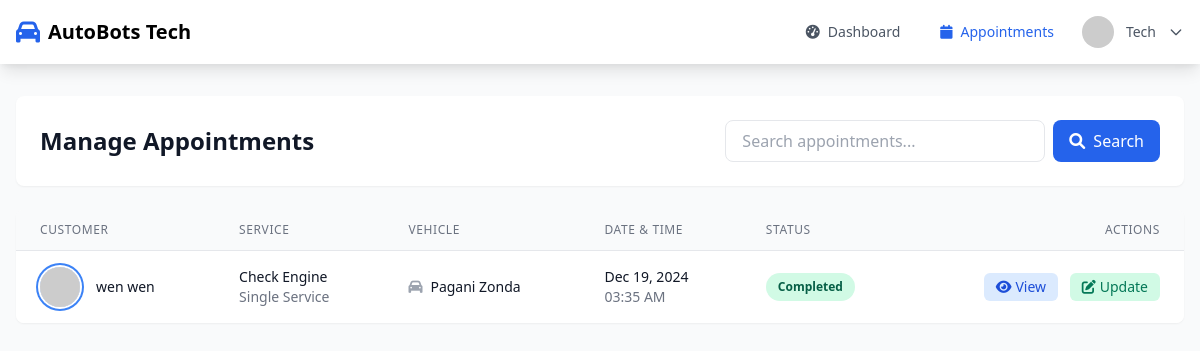
The app's page /technician_manage_appointments.php (signed in) with its own data.
### tables this page shows
CREATE TABLE `users` (
  `user_id` int(11) NOT NULL,
  `role` enum('admin','technician','customer') NOT NULL,
  `first_name` varchar(50) NOT NULL,
  `last_name` varchar(50) NOT NULL,
  `email` varchar(100) NOT NULL,
  `password` varchar(255) NOT NULL,
  `phone_number` varchar(15) NOT NULL,
  `created_at` timestamp NOT NULL DEFAULT current_timestamp(),
  `updated_at` timestamp NOT NULL DEFAULT current_timestamp() ON UPDATE current_timestamp(),
  `loyalty_points` int(11) DEFAULT 0,
  `notification_preferences` longtext DEFAULT NULL CHECK (json_valid(`notification_preferences`))
);

CREATE TABLE `appointments` (
  `appointment_id` int(11) NOT NULL,
  `user_id` int(11) NOT NULL,
  `vehicle_id` int(11) NOT NULL,
  `service_id` int(11) DEFAULT NULL,
  `technician_id` int(11) DEFAULT NULL,
  `appointment_date` datetime NOT NULL,
  `status` enum('pending','confirmed','in-progress','completed','cancelled') DEFAULT 'pending',
  `notes` text DEFAULT NULL,
  `created_at` timestamp NOT NULL DEFAULT current_timestamp(),
  `updated_at` timestamp NOT NULL DEFAULT current_timestamp() ON UPDATE current_timestamp(),
  `package_id` int(11) DEFAULT NULL
);

CREATE TABLE `vehicles` (
  `vehicle_id` int(11) NOT NULL,
  `user_id` int(11) NOT NULL,
  `make` varchar(50) NOT NULL,
  `model` varchar(50) NOT NULL,
  `year` year(4) NOT NULL,
  `license_plate` varchar(20) NOT NULL,
  `photo_url` varchar(255) DEFAULT NULL,
  `created_at` timestamp NOT NULL DEFAULT current_timestamp(),
  `updated_at` timestamp NOT NULL DEFAULT current_timestamp() ON UPDATE current_timestamp(),
  `mileage` int(11) DEFAULT NULL,
  `last_service_date` date DEFAULT NULL
);

### technician_manage_appointments.php (the view, shortened to what this page needs)
<?php
include 'includes/db.php';
$user_id = $_SESSION['user_id'];
function getStatusColor($status) {
    switch($status) {
        case 'completed':
            return 'bg-green-100 text-green-800';
    }
}
if (isset($_GET['search'])) {
    $search = "%{$_GET['search']}%";
    $sql = "SELECT a.*,
            u.first_name, u.last_name,
            v.make, v.model,
            COALESCE(s.name, sp.name) as service_name,
            COALESCE(s.price, sp.price) as service_price,
            CASE
                WHEN a.package_id IS NOT NULL THEN 'package'
                ELSE 'service'
            END as service_type
            FROM appointments a
            JOIN users u ON a.user_id = u.user_id
            JOIN vehicles v ON a.vehicle_id = v.vehicle_id
            LEFT JOIN services s ON a.service_id = s.service_id
            LEFT JOIN service_packages sp ON a.package_id = sp.package_id
            WHERE a.technician_id = ? AND
                  (CONCAT(u.first_name, ' ', u.last_name) LIKE ?
                   OR v.make LIKE ?
                   OR v.model LIKE ?
                   OR COALESCE(s.name, sp.name) LIKE ?)
            ORDER BY a.appointment_date DESC";
    $stmt = $conn->prepare($sql);
    $stmt->bind_param("issss", $user_id, $search, $search, $search, $search);
    $stmt->execute();
    $result = $stmt->get_result();
} else {
    $sql = "SELECT a.*,
            u.first_name, u.last_name,
            v.make, v.model,
            COALESCE(s.name, sp.name) as service_name,
            COALESCE(s.price, sp.price) as service_price,
            CASE
                WHEN a.package_id IS NOT NULL THEN 'package'
                ELSE 'service'
            END as service_type
            FROM appointments a
            JOIN users u ON a.user_id = u.user_id
            JOIN vehicles v ON a.vehicle_id = v.vehicle_id
            LEFT JOIN services s ON a.service_id = s.service_id
            LEFT JOIN service_packages sp ON a.package_id = sp.package_id
            WHERE a.technician_id = ?
            ORDER BY a.appointment_date DESC";
    $stmt = $conn->prepare($sql);
    $stmt->bind_param("i", $user_id);
    $stmt->execute();
    $result = $stmt->get_result();
}
$user_sql = "SELECT * FROM users WHERE user_id = ? AND role = 'technician'";
$stmt = $conn->prepare($user_sql);
$stmt->bind_param("i", $user_id);
$stmt->execute();
$user_data = $stmt->get_result()->fetch_assoc();
?>
<!DOCTYPE html>
<html lang="en">
<head>
    <link href="https://cdn.jsdelivr.net/npm/tailwindcss@2.2.19/dist/tailwind.min.css" rel="stylesheet">
    <link rel="stylesheet" href="https://cdnjs.cloudflare.com/ajax/libs/font-awesome/6.0.0/css/all.min.css">
</head>
<body class="bg-gray-50" x-data="{ showViewModal: false, showEditModal: false, selectedAppointment: null, showLogoutModal: false }">
    <nav class="bg-white shadow-lg sticky top-0 z-50">
        <div class="max-w-7xl mx-auto px-4">
            <div class="flex justify-between h-16">
                <div class="flex items-center">
                    <a href="index.php" class="flex items-center space-x-2">
                        <i class="fas fa-car text-blue-600 text-2xl"></i>
                        <span class="text-xl font-bold">AutoBots Tech</span>
                    </a>
                </div>
                <div class="flex items-center space-x-4">
                    <a href="technician_dashboard.php" class="nav-link px-3 py-2 rounded-md text-sm font-medium text-gray-600 hover:text-blue-600">
                        <i class="fas fa-tachometer-alt mr-2"></i>Dashboard
                    </a>
                    <a href="technician_manage_appointments.php" class="nav-link active px-3 py-2 rounded-md text-sm font-medium text-blue-600">
                        <i class="fas fa-calendar mr-2"></i>Appointments
                    </a>
                    <div class="relative" x-data="{ profileOpen: false }">
                        <button @click="profileOpen = !profileOpen"
                                class="flex items-center space-x-3 text-gray-600 hover:text-blue-600 focus:outline-none">
                            <img src="https://ui-avatars.com/api/?name=<?php echo urlencode($user_data['first_name'] . ' ' . $user_data['last_name']); ?>&background=2563eb&color=fff"
                                 class="h-8 w-8 rounded-full">
                            <span class="text-sm font-medium"><?php echo htmlspecialchars($user_data['first_name']); ?></span>
                            <svg class="w-4 h-4" :class="{'rotate-180': profileOpen}" fill="none" stroke="currentColor" viewBox="0 0 24 24">
                                <path stroke-linecap="round" stroke-linejoin="round" stroke-width="2" d="M19 9l-7 7-7-7"></path>
                            </svg>
                        </button>
                    </div>
                </div>
            </div>
        </div>
    </nav>
    <div class="max-w-7xl mx-auto px-4 py-8">
        <div class="bg-white rounded-lg shadow-sm p-6 mb-6">
            <div class="flex flex-col md:flex-row justify-between items-center space-y-4 md:space-y-0">
                <h1 class="text-2xl font-bold text-gray-900">Manage Appointments</h1>
                <form action="" method="GET" class="flex w-full md:w-auto gap-2">
                    <input type="text"
                           name="search"
                           placeholder="Search appointments..."
                           value="<?php echo isset($_GET['search']) ? htmlspecialchars($_GET['search']) : ''; ?>"
                           class="w-full md:w-80 px-4 py-2 border rounded-lg focus:ring-2 focus:ring-blue-500 focus:border-blue-500">
                    <button type="submit"
                            class="inline-flex items-center px-4 py-2 bg-blue-600 text-white rounded-lg hover:bg-blue-700 transition-colors">
                        <i class="fas fa-search mr-2"></i>
                        Search
                    </button>
                </form>
            </div>
        </div>
        <div class="bg-white rounded-lg shadow-sm overflow-hidden">
            <div class="overflow-x-auto">
                <table class="min-w-full divide-y divide-gray-200">
                    <thead class="bg-gray-50">
                        <tr>
                            <th scope="col" class="px-6 py-3 text-left text-xs font-medium text-gray-500 uppercase tracking-wider">
                                Customer
                            </th>
                            <th scope="col" class="px-6 py-3 text-left text-xs font-medium text-gray-500 uppercase tracking-wider">
                                Service
                            </th>
                            <th scope="col" class="px-6 py-3 text-left text-xs font-medium text-gray-500 uppercase tracking-wider">
                                Vehicle
                            </th>
                            <th scope="col" class="px-6 py-3 text-left text-xs font-medium text-gray-500 uppercase tracking-wider">
                                Date & Time
                            </th>
                            <th scope="col" class="px-6 py-3 text-left text-xs font-medium text-gray-500 uppercase tracking-wider">
                                Status
                            </th>
                            <th scope="col" class="px-6 py-3 text-right text-xs font-medium text-gray-500 uppercase tracking-wider">
                                Actions
                            </th>
                        </tr>
                    </thead>
                    <tbody class="bg-white divide-y divide-gray-200">
                        <?php while ($row = $result->fetch_assoc()): ?>
                            <tr class="hover:bg-gray-50 transition-colors">
                                <td class="px-6 py-4 whitespace-nowrap">
                                    <div class="flex items-center">
                                        <div class="flex-shrink-0 h-10 w-10">
                                            <img class="h-10 w-10 rounded-full ring-2 ring-offset-2 ring-blue-500"
                                                 src="https://ui-avatars.com/api/?name=<?php echo urlencode($row['first_name'] . ' ' . $row['last_name']); ?>&background=2563eb&color=fff"
                                                 alt="">
                                        </div>
                                        <div class="ml-4">
                                            <div class="text-sm font-medium text-gray-900">
                                                <?php echo htmlspecialchars($row['first_name'] . ' ' . $row['last_name']); ?>
                                            </div>
                                        </div>
                                    </div>
                                </td>
                                <td class="px-6 py-4 whitespace-nowrap">
                                    <div class="text-sm text-gray-900"><?php echo htmlspecialchars($row['service_name']); ?></div>
                                    <div class="text-sm text-gray-500"><?php echo $row['service_type'] === 'package' ? 'Package' : 'Single Service'; ?></div>
                                </td>
                                <td class="px-6 py-4 whitespace-nowrap">
                                    <div class="flex items-center text-sm text-gray-900">
                                        <i class="fas fa-car text-gray-400 mr-2"></i>
                                        <?php echo htmlspecialchars($row['make'] . ' ' . $row['model']); ?>
                                    </div>
                                </td>
                                <td class="px-6 py-4 whitespace-nowrap">
                                    <div class="text-sm text-gray-900">
                                        <?php echo date('M d, Y', strtotime($row['appointment_date'])); ?>
                                    </div>
                                    <div class="text-sm text-gray-500">
                                        <?php echo date('h:i A', strtotime($row['appointment_date'])); ?>
                                    </div>
                                </td>
                                <td class="px-6 py-4 whitespace-nowrap">
                                    <span class="px-3 py-1 inline-flex text-xs leading-5 font-semibold rounded-full <?php echo getStatusColor($row['status']); ?>">
                                        <?php echo ucfirst($row['status']); ?>
                                    </span>
                                </td>
                                <td class="px-6 py-4 whitespace-nowrap text-right text-sm font-medium">
                                    <button @click="selectedAppointment = <?php echo htmlspecialchars(json_encode($row)); ?>; showViewModal = true"
                                            class="inline-flex items-center px-3 py-1 bg-blue-100 text-blue-700 rounded-md hover:bg-blue-200 mr-2">
                                        <i class="fas fa-eye mr-1"></i> View
                                    </button>
                                    <button @click="selectedAppointment = <?php echo htmlspecialchars(json_encode($row)); ?>; showEditModal = true"
                                            class="inline-flex items-center px-3 py-1 bg-green-100 text-green-700 rounded-md hover:bg-green-200">
                                        <i class="fas fa-edit mr-1"></i> Update
                                    </button>
                                </td>
                            </tr>
                        <?php endwhile; ?>
                    </tbody>
                </table>
            </div>
        </div>
    </div>
</body>
</html>

### records on screen
users: first_name "Tech"
appointments: user.last_name "wen wen", service_name "Check Engine", vehicle.model "Pagani Zonda", appointment_date "Dec 19, 2024", appointment_date "03:35 AM", status "Completed"
